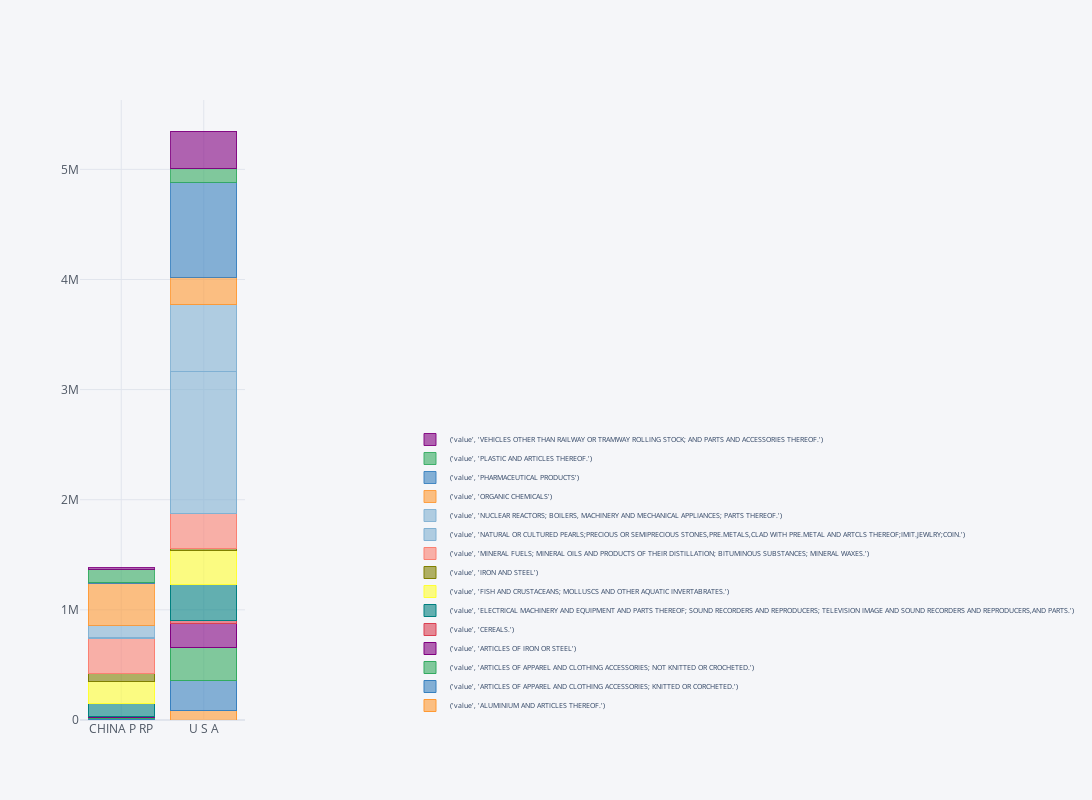

The code cell stored with this chart in its notebook:
### Code cell
usa_china_export = export_top_commodity_data[export_top_commodity_data['country'].isin(['U S A', 'CHINA P RP'])][['commodity', 'country', 'value']]

fig = usa_china_export.sort_values(by='value', ascending=False).\
    groupby(['country', 'commodity']).sum().unstack().\
    iplot(kind='bar', barmode='stack', asFigure=True)

# fig.layout = cf.Layout(height=1000, width=1400, legend=dict(font=dict(size=7), x=2, y=3))
fig.layout.legend = dict(font=dict(size=7), x=2, y=0)
fig.layout.height = 800
fig.layout.width = 1200
# fig.layout.size = 10
fig.show()

### Figure 1 — Plotly figure (JSON) as saved in the notebook; plotly's stock layout.template omitted (floating-point values rounded to 4 significant figures)
{"data": [{"marker": {"color": "rgba(255, 153, 51, 0.6)", "line": {"color": "rgba(255, 153, 51, 1.0)", "width": 1}}, "name": "('value', 'ALUMINIUM AND ARTICLES THEREOF.')", "orientation": "v", "text": "", "type": "bar", "x": ["CHINA P RP", "U S A"], "y": [7005.0, 86110.0]}, {"marker": {"color": "rgba(55, 128, 191, 0.6)", "line": {"color": "rgba(55, 128, 191, 1.0)", "width": 1}}, "name": "('value', 'ARTICLES OF APPAREL AND CLOTHING ACCESSORIES; KNITTED OR CORCHETED.')", "orientation": "v", "text": "", "type": "bar", "x": ["CHINA P RP", "U S A"], "y": [4665.0, 272100.0]}, {"marker": {"color": "rgba(50, 171, 96, 0.6)", "line": {"color": "rgba(50, 171, 96, 1.0)", "width": 1}}, "name": "('value', 'ARTICLES OF APPAREL AND CLOTHING ACCESSORIES; NOT KNITTED OR CROCHETED.')", "orientation": "v", "text": "", "type": "bar", "x": ["CHINA P RP", "U S A"], "y": [7261.0, 296800.0]}, {"marker": {"color": "rgba(128, 0, 128, 0.6)", "line": {"color": "rgba(128, 0, 128, 1.0)", "width": 1}}, "name": "('value', 'ARTICLES OF IRON OR STEEL')", "orientation": "v", "text": "", "type": "bar", "x": ["CHINA P RP", "U S A"], "y": [10200.0, 220900.0]}, {"marker": {"color": "rgba(219, 64, 82, 0.6)", "line": {"color": "rgba(219, 64, 82, 1.0)", "width": 1}}, "name": "('value', 'CEREALS.')", "orientation": "v", "text": "", "type": "bar", "x": ["CHINA P RP", "U S A"], "y": [74.32, 28890.0]}, {"marker": {"color": "rgba(0, 128, 128, 0.6)", "line": {"color": "rgba(0, 128, 128, 1.0)", "width": 1}}, "name": "('value', 'ELECTRICAL MACHINERY AND EQUIPMENT AND PARTS THEREOF; SOUND RECORDERS AND REPRODUCERS; TELEVISION IMAGE AND SOUND RECORDERS AND REPRODUCERS,AND PARTS.')", "orientation": "v", "text": "", "type": "bar", "x": ["CHINA P RP", "U S A"], "y": [119700.0, 326500.0]}, {"marker": {"color": "rgba(255, 255, 51, 0.6)", "line": {"color": "rgba(255, 255, 51, 1.0)", "width": 1}}, "name": "('value', 'FISH AND CRUSTACEANS; MOLLUSCS AND OTHER AQUATIC INVERTABRATES.')", "orientation": "v", "text": "", "type": "bar", "x": ["CHINA P RP", "U S A"], "y": [200000.0, 306500.0]}, {"marker": {"color": "rgba(128, 128, 0, 0.6)", "line": {"color": "rgba(128, 128, 0, 1.0)", "width": 1}}, "name": "('value', 'IRON AND STEEL')", "orientation": "v", "text": "", "type": "bar", "x": ["CHINA P RP", "U S A"], "y": [77030.0, 23850.0]}, {"marker": {"color": "rgba(251, 128, 114, 0.6)", "line": {"color": "rgba(251, 128, 114, 1.0)", "width": 1}}, "name": "('value', 'MINERAL FUELS; MINERAL OILS AND PRODUCTS OF THEIR DISTILLATION; BITUMINOUS SUBSTANCES; MINERAL WAXES.')", "orientation": "v", "text": "", "type": "bar", "x": ["CHINA P RP", "U S A"], "y": [313900.0, 311700.0]}, {"marker": {"color": "rgba(128, 177, 211, 0.6)", "line": {"color": "rgba(128, 177, 211, 1.0)", "width": 1}}, "name": "('value', 'NATURAL OR CULTURED PEARLS;PRECIOUS OR SEMIPRECIOUS STONES,PRE.METALS,CLAD WITH PRE.METAL AND ARTCLS THEREOF;IMIT.JEWLRY;COIN.')", "orientation": "v", "text": "", "type": "bar", "x": ["CHINA P RP", "U S A"], "y": [9658.0, 1292000.0]}, {"marker": {"color": "rgba(128, 177, 211, 0.6)", "line": {"color": "rgba(128, 177, 211, 0.8999999999999999)", "width": 1}}, "name": "('value', 'NUCLEAR REACTORS; BOILERS, MACHINERY AND MECHANICAL APPLIANCES; PARTS THEREOF.')", "orientation": "v", "text": "", "type": "bar", "x": ["CHINA P RP", "U S A"], "y": [111600.0, 604400.0]}, {"marker": {"color": "rgba(255, 153, 51, 0.6)", "line": {"color": "rgba(255, 153, 51, 0.8999999999999999)", "width": 1}}, "name": "('value', 'ORGANIC CHEMICALS')", "orientation": "v", "text": "", "type": "bar", "x": ["CHINA P RP", "U S A"], "y": [380200.0, 250900.0]}, {"marker": {"color": "rgba(55, 128, 191, 0.6)", "line": {"color": "rgba(55, 128, 191, 0.8999999999999999)", "width": 1}}, "name": "('value', 'PHARMACEUTICAL PRODUCTS')", "orientation": "v", "text": "", "type": "bar", "x": ["CHINA P RP", "U S A"], "y": [6354.0, 861100.0]}, {"marker": {"color": "rgba(50, 171, 96, 0.6)", "line": {"color": "rgba(50, 171, 96, 0.8999999999999999)", "width": 1}}, "name": "('value', 'PLASTIC AND ARTICLES THEREOF.')", "orientation": "v", "text": "", "type": "bar", "x": ["CHINA P RP", "U S A"], "y": [123400.0, 123000.0]}, {"marker": {"color": "rgba(128, 0, 128, 0.6)", "line": {"color": "rgba(128, 0, 128, 0.8999999999999999)", "width": 1}}, "name": "('value', 'VEHICLES OTHER THAN RAILWAY OR TRAMWAY ROLLING STOCK; AND PARTS AND ACCESSORIES THEREOF.')", "orientation": "v", "text": "", "type": "bar", "x": ["CHINA P RP", "U S A"], "y": [11700.0, 343300.0]}], "layout": {"barmode": "stack", "height": 800, "legend": {"font": {"size": 7}, "x": 2, "y": 0}, "paper_bgcolor": "#F5F6F9", "plot_bgcolor": "#F5F6F9", "title": {"font": {"color": "#4D5663"}}, "width": 1200, "xaxis": {"gridcolor": "#E1E5ED", "showgrid": true, "tickfont": {"color": "#4D5663"}, "title": {"font": {"color": "#4D5663"}, "text": ""}, "zerolinecolor": "#E1E5ED"}, "yaxis": {"gridcolor": "#E1E5ED", "showgrid": true, "tickfont": {"color": "#4D5663"}, "title": {"font": {"color": "#4D5663"}, "text": ""}, "zerolinecolor": "#E1E5ED"}}}
